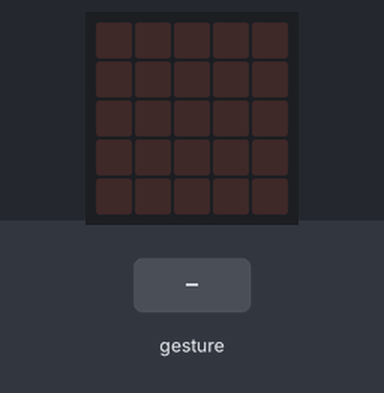
Bench run of a program on a simulated BBC micro:bit (MakeCode). Shown: the board's 5×5 LED display. The inputs (shaded band) are chosen by the test bench. Random numbers come from a fixed seed; a tilt is held for 1.5 s and a shake lasts 1 s, then the board lies face up again.

Above: at 1.2 s.
1.3 s: gesture 'shake'
At 2.1 s:
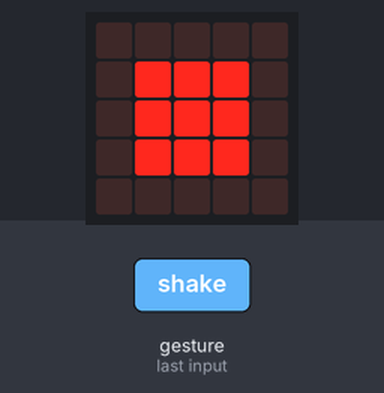
At 8.2 s:
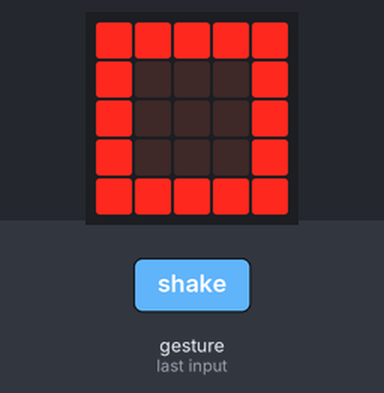
Timing chart, 0 to 9.7 s (numbered marks = the images above; inputs shaded):
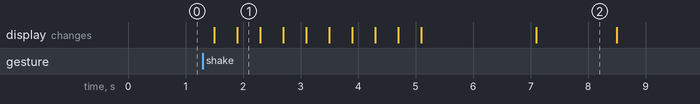

The program:

main.ts
```typescript
let mão = 0
input.onGesture(Gesture.Shake, function () {
    for (let index = 0; index < 3; index++) {
        basic.showLeds(`
            # # # # #
            # . . . #
            # . . . #
            # . . . #
            # # # # #
            `)
        basic.showLeds(`
            . . . . .
            . # # # .
            . # # # .
            . # # # .
            . . . . .
            `)
        basic.showLeds(`
            # # . . #
            # # . # .
            . . # . .
            # # . # .
            # # . . #
            `)
    }
    basic.clearScreen()
    basic.pause(2000)
    mão = randint(1, 3)
    if (mão == 1) {
        basic.showLeds(`
            # # # # #
            # . . . #
            # . . . #
            # . . . #
            # # # # #
            `)
    } else if (mão == 2) {
        basic.showLeds(`
            . . . . .
            . # # # .
            . # # # .
            . # # # .
            . . . . .
            `)
    } else if (mão == 3) {
        basic.showLeds(`
            # # . . #
            # # . # .
            . . # . .
            # # . # .
            # # . . #
            `)
    }
    basic.pause(1000)
    basic.clearScreen()
})
```

test.ts
```typescript
// testes vão aqui; isto não será compilado quando este pacote for usado como uma extensão.
```

Measured:
- after the input at 1.3 s, the display: first changes after 0.20 s (image 1 shows a later state)
- what the display in image 1 shows lasts 0.4 s, from 1.9 s to 2.3 s
